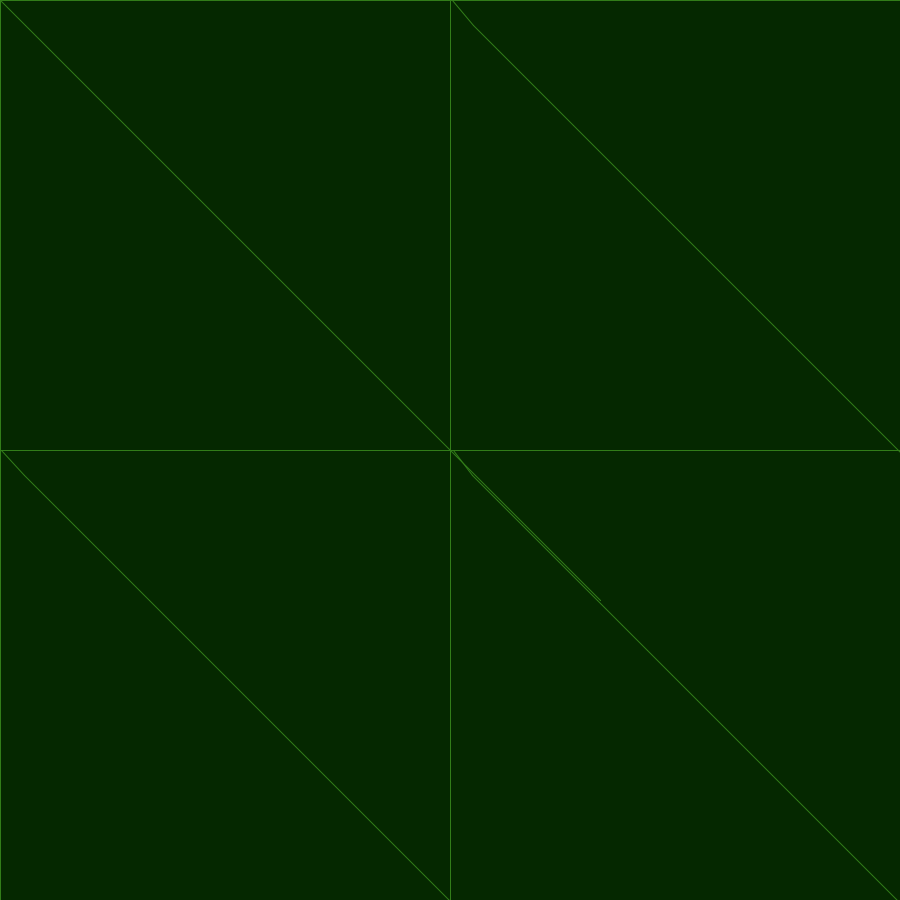
Frame 1 (no input)
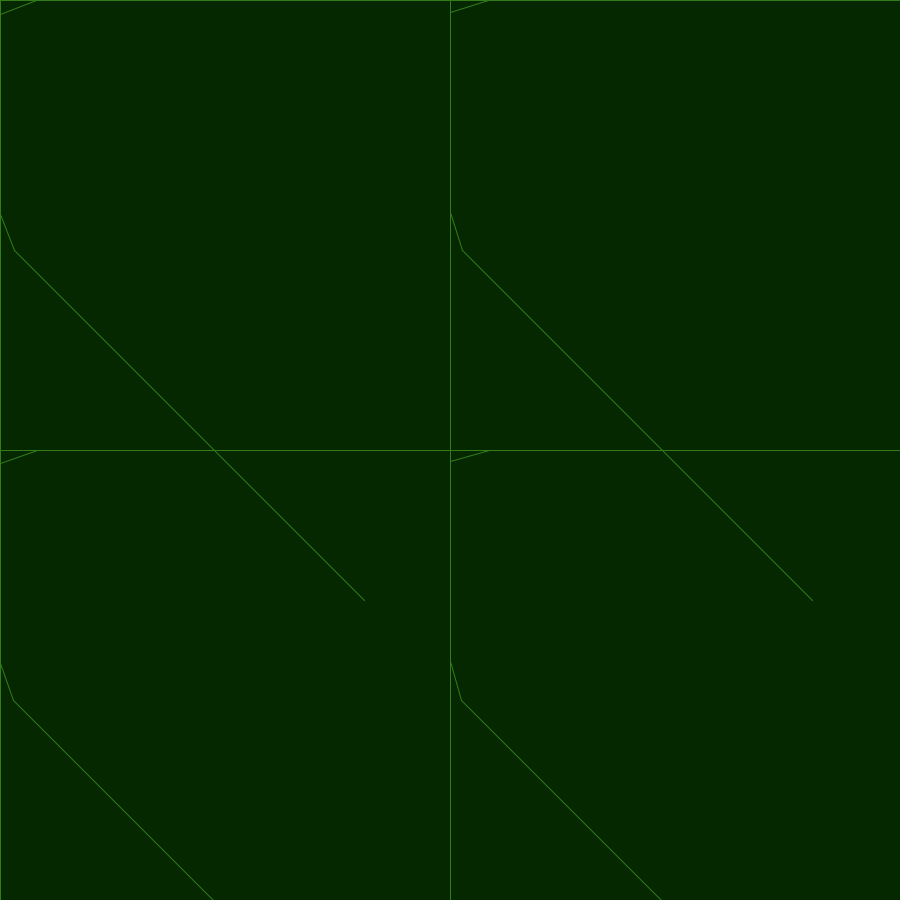
Frame 60 (the mouse pressed at the canvas centre just before this capture)
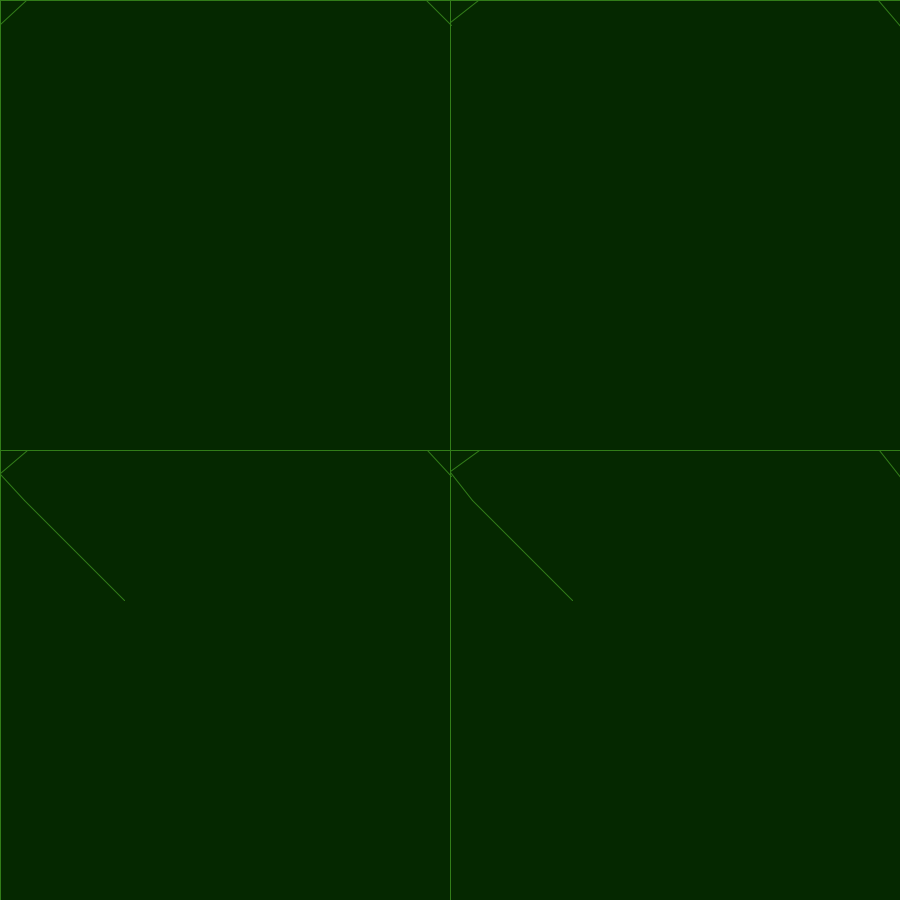
Frame 120 (the mouse held since frame 60 and released just before this capture)

The Processing sketch that drew these frames (run headless with seeded random() and noise(); from frame 60 on, the mouse is pressed at the canvas centre):

// Processing sketch: tile_art_2
// ── tile_art_2.pde
Objeto[] o;
float cont;

void setup() {
  size(900, 900);
  o = new Objeto[25];
  for (int i = 0; i < o.length; i++) {
    o[i] = new Objeto();
    o[i].x = i*25;
    o[i].y = i*25;
    cont = 0;
  }
}

void draw() {
  //background(5, 40, 0);
  bg();
  //translate(width/4, height/4);

  //noStroke();
  //fill(50, 125, 25);
  noFill();
  stroke(50, 125, 25);
  
  
  //for (int w = 0; w < width; w+= 100) {
  //  for (int h = 0; h < height; h+= 100) {
  //    for (int i = 0; i < o.length; i++) {
  //      circle(o[i].x + 1* w, o[i].y + 1* h, 5);
  //      o[i].path(0.01);
  //    }
  //  }
  //}

  //for (int i = 0; i < o.length; i++) {
  //  circle(o[i].x, o[i].y, 5);
  //  o[i].path(1);
  //}
  
  for (int w = 0; w < width; w+= o[0].oWidth) {
    for (int h = 0; h < height; h+= o[0].oHeight) {
      for (int i = 0; i < o.length; i++) {
        int j = i + 1;
        if( j >= o.length) {
          j = 0 + i;
        }
        println(j);
        line(o[i].x + 1 * w, o[i].y + 1 * h, o[j].x + 1 * w, o[j].y + 1 * h);
        rect(w, h, width/2, height/2);
        //circle(o[i].x, o[i].y, 5);
        o[i].path(1);
      }
    }
  }
  
  //for (int i = 0; i < o.length; i++) {
  //  int j = i + 4;
  //  if( j >= o.length) {
  //    j = 0 + i;
  //  }
  //  println(j);
  //  line(o[i].x, o[i].y, o[j].x, o[j].y);
  //  o[i].path(1);
  //}
  
  cont++;
}


void bg() {
  push();
  noStroke();
  fill(5, 40, 0, 255);
  rect(0, 0, width, height);
  pop();
}

// ── Objeto.pde
class Objeto {
  
  float x;
  float y;
  float oWidth;
  float oHeight;
  
  Objeto() {
    x = 0;
    y = 0;
    oWidth = width/2;
    oHeight = height/2;
  }
  
  void path(float vel) {
    if (x <= oWidth && y <= 0) {
      x+=vel;
    } else if (x >= oWidth && y < oHeight) {
      y+=vel;
    } else if (x > 0 && y > 0) {
      x-=vel;
    } else if (x < oWidth && y > 0) {
      y-=vel;
    }
  }
  
}
